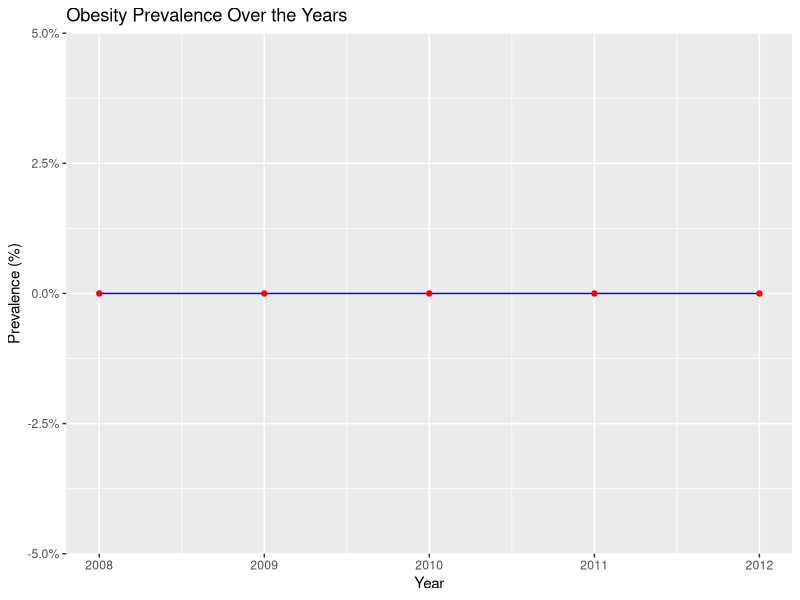
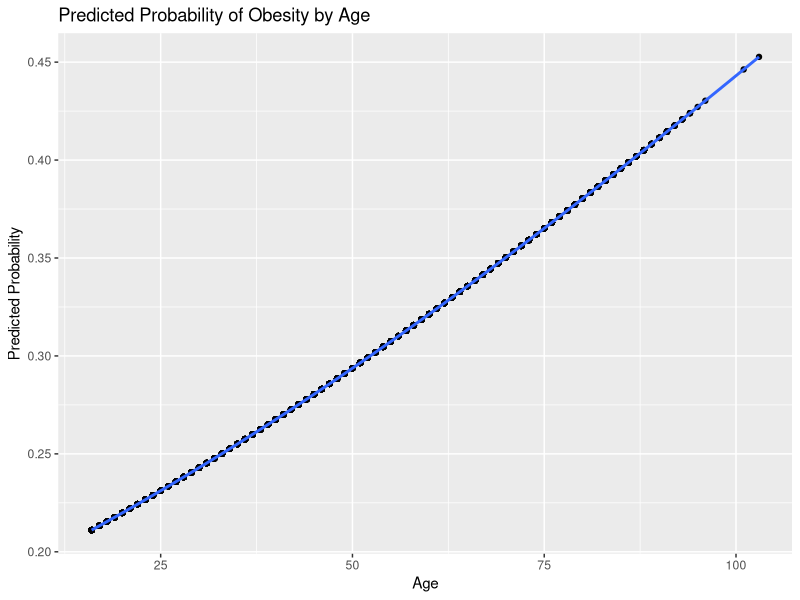
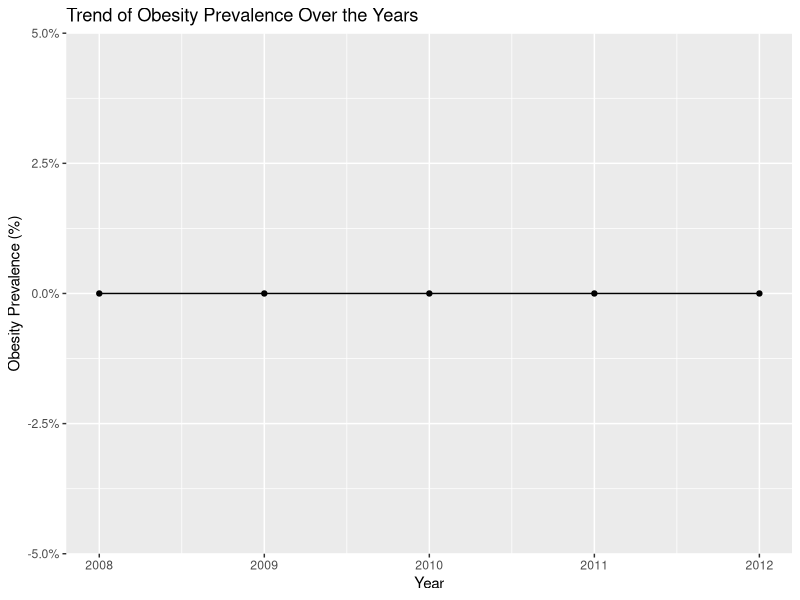
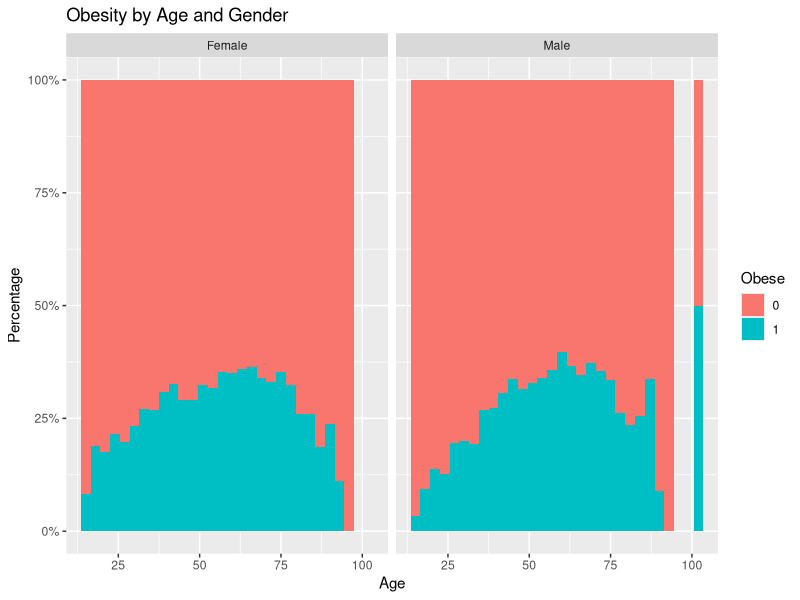
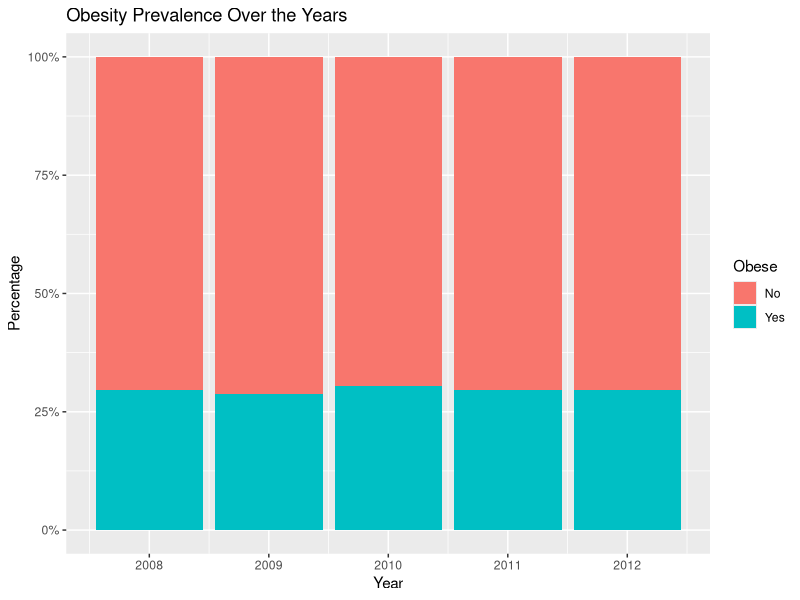
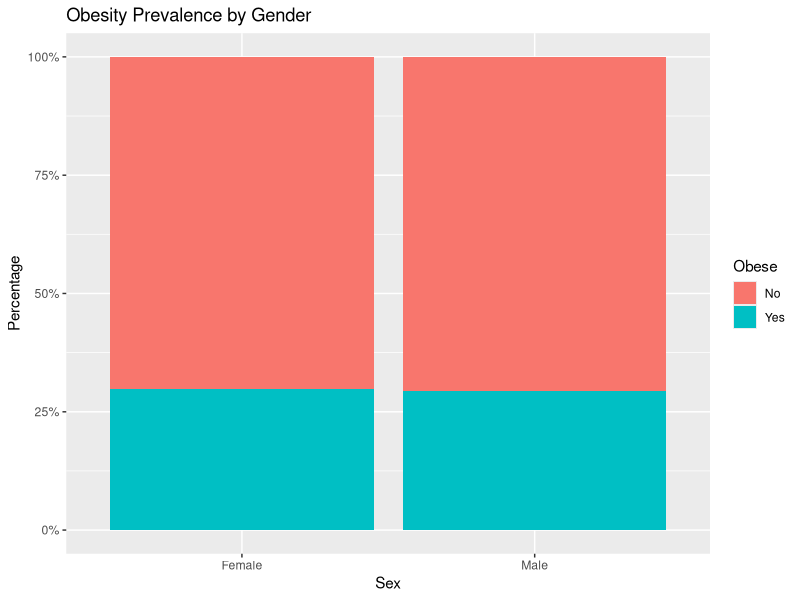
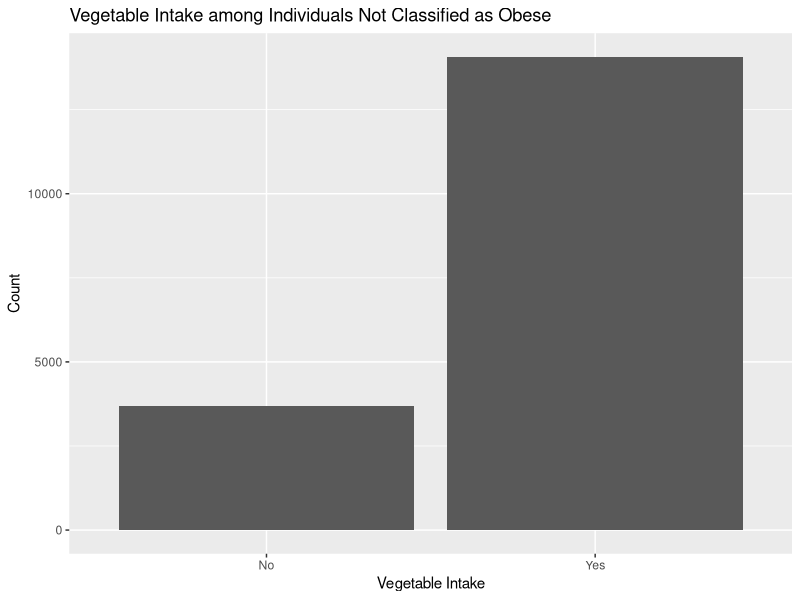
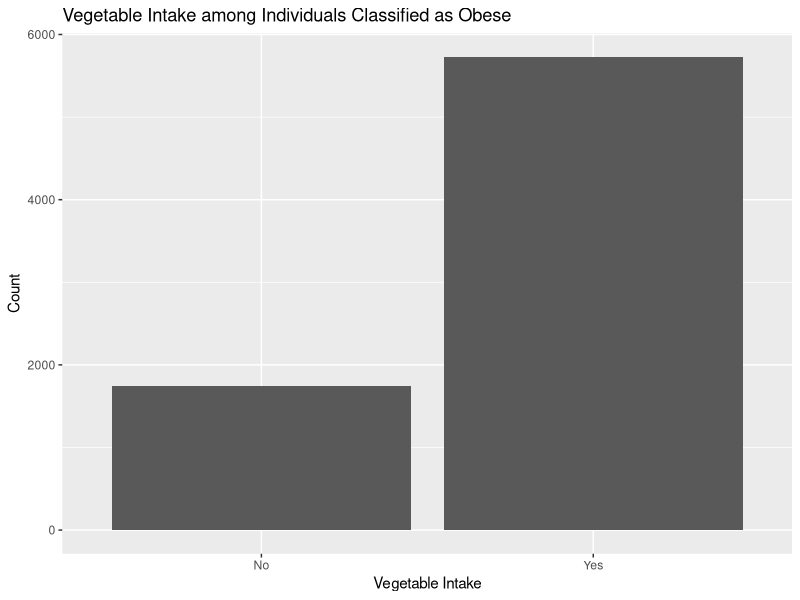

Reproduce these figures in R, in order.
## ---- chunk 1
# Load necessary libraries
library(readr)
library(dplyr)
library(ggplot2)

# Load the data
data <- read_csv("DAProject1.csv")
## ---- chunk 2
data$Sex <- as.factor(data$Sex)
data$Education <- as.factor(data$Education)
data$Veg <- as.factor(ifelse(data$Veg == "Yes", 1, 0))
data$Fruit <- as.factor(ifelse(data$Fruit == "Yes", 1, 0))
data$Obese <- as.factor(ifelse(data$Obese == "Yes", 1, 0))
## ---- chunk 3
# Assuming 'Obese' is a factor with levels 'Yes' and 'No'
# Calculate the annual prevalence of obesity
annual_prevalence <- data %>%
  group_by(Year) %>%
  summarise(ObesityPrevalence = mean(Obese == "Yes", na.rm = TRUE))

# Plot the trend over years
ggplot(annual_prevalence, aes(x = Year, y = ObesityPrevalence)) +
  geom_line(aes(group=1), colour="blue") +
  geom_point(colour="red") +
  scale_y_continuous(labels = scales::percent_format()) +
  labs(title = "Obesity Prevalence Over the Years", x = "Year", y = "Prevalence (%)")

## ---- chunk 4
# Logistic regression with Age as a predictor
model_age <- glm(Obese ~ Age, family = binomial(link = "logit"), data = data)
summary(model_age)

# Logistic regression with Sex as a predictor
model_sex <- glm(Obese ~ Sex, family = binomial(link = "logit"), data = data)
summary(model_sex)

## ---- chunk 5
# Multiple logistic regression
model_full <- glm(Obese ~ Age + Sex + Education + Veg + Fruit, family = binomial(link = "logit"), data = data)
summary(model_full)

## ---- chunk 6
library(ggplot2)
data$predicted_prob <- predict(model_age, type = "response")
ggplot(data, aes(x = Age, y = predicted_prob)) + 
  geom_point() + 
  geom_smooth(method = "glm", method.args = list(family = "binomial"), se = FALSE) +
  labs(title = "Predicted Probability of Obesity by Age", x = "Age", y = "Predicted Probability")

## ---- chunk 7
obesity_prevalence <- data %>%
  group_by(Year) %>%
  summarise(ObesityPrevalence = mean(Obese == "Yes", na.rm = TRUE))

# Line chart for obesity prevalence over the years
ggplot(obesity_prevalence, aes(x = Year, y = ObesityPrevalence)) +
  geom_line() + 
  geom_point() + # Adding points to the line chart for each year
  scale_y_continuous(labels = scales::percent_format()) +
  labs(title = "Trend of Obesity Prevalence Over the Years", x = "Year", y = "Obesity Prevalence (%)")

# Obesity by age and gender
ggplot(data, aes(x = Age, fill = Obese)) +
  geom_histogram(position = "fill", bins = 30) +
  facet_wrap(~Sex) +
  scale_y_continuous(labels = scales::percent) +
  labs(title = "Obesity by Age and Gender", x = "Age", y = "Percentage")

# Checking for missing values
sum(is.na(data))

## ---- chunk 8
# Exploratory Data Analysis (EDA)

## Load necessary libraries
library(tidyverse)

## Load the data
survey_data <- read.csv("DAProject1.csv")

## Preview the data
head(survey_data)

## Summary statistics
summary(survey_data)

## Visualize the distribution of obesity over the years
ggplot(survey_data, aes(x=Year, by=Obese, fill=Obese)) +
  geom_bar(position="fill") +
  scale_y_continuous(labels=scales::percent_format()) +
  labs(title="Obesity Prevalence Over the Years", y="Percentage", x="Year")

## Obesity prevalence by gender
ggplot(survey_data, aes(x=Sex, by=Obese, fill=Obese)) +
  geom_bar(position="fill") +
  scale_y_continuous(labels=scales::percent_format()) +
  labs(title="Obesity Prevalence by Gender", y="Percentage", x="Sex")

## ---- chunk 9
# Load necessary libraries
library(tidyverse)

# Assuming survey_data is already loaded and contains the dataset

## Filter data for individuals not obese and obese separately
not_obese_data <- survey_data %>% filter(Obese == "No")
obese_data <- survey_data %>% filter(Obese == "Yes")

## Visualize the impact of vegetable intake on those not classified as obese
ggplot(not_obese_data, aes(x=Veg)) +
  geom_bar() +
  labs(title="Vegetable Intake among Individuals Not Classified as Obese", y="Count", x="Vegetable Intake")

## Visualize the impact of vegetable intake on those classified as obese
ggplot(obese_data, aes(x=Veg)) +
  geom_bar() +
  labs(title="Vegetable Intake among Individuals Classified as Obese", y="Count", x="Vegetable Intake")

## ---- chunk 10
# Formal Analysis

## Obesity prevalence by education level
ggplot(survey_data, aes(x=Education, fill=Obese)) +
  geom_bar(position="fill") +
  scale_y_continuous(labels=scales::percent_format()) +
  labs(title="Obesity Prevalence by Education Level", y="Percentage", x="Education") +
  theme(axis.text.x = element_text(angle=45, hjust=1))

## Analyze the impact of lifestyle factors on obesity
ggplot(survey_data, aes(x=Veg, fill=Obese)) +
  geom_bar(position="fill") +
  scale_y_continuous(labels=scales::percent_format()) +
  labs(title="Impact of Vegetable Intake on Obesity Prevalence", y="Percentage", x="Vegetable Intake")

ggplot(survey_data, aes(x=Fruit, fill=Obese)) +
  geom_bar(position="fill") +
  scale_y_continuous(labels=scales::percent_format()) +
  labs(title="Impact of Fruit Intake on Obesity Prevalence", y="Percentage", x="Fruit Intake")

